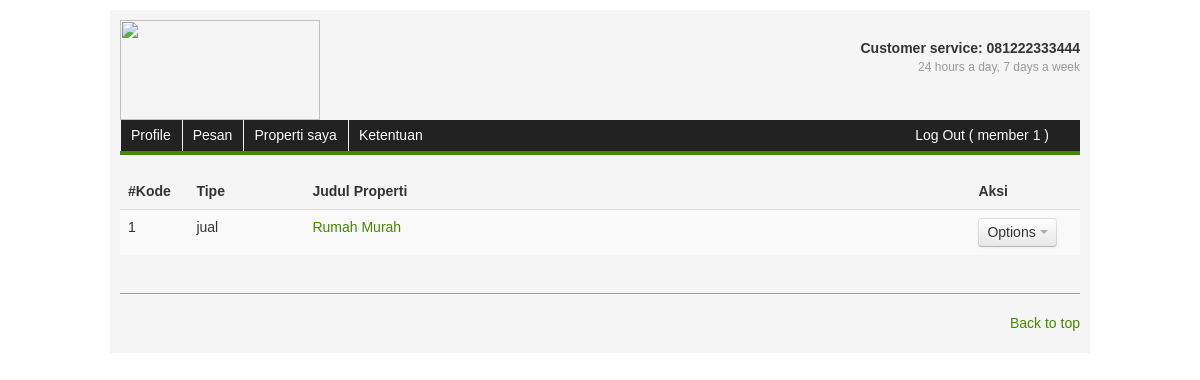
Screenshot of /member/bookmark (signed in) with the database file from the repository.
### tables this page shows
CREATE TABLE IF NOT EXISTS `tbl_config` (
  `item` varchar(50) DEFAULT NULL,
  `value` varchar(50) DEFAULT NULL
);

CREATE TABLE IF NOT EXISTS `tbl_bookmark` (
  `id` int(10) NOT NULL AUTO_INCREMENT,
  `id_listing` int(10) DEFAULT NULL,
  `id_member` int(10) DEFAULT NULL,
  PRIMARY KEY (`id`)
);

CREATE TABLE IF NOT EXISTS `tbl_listing` (
  `id` int(10) NOT NULL AUTO_INCREMENT,
  `jenis_iklan` enum('premium','gratis') DEFAULT 'gratis',
  `bukti_pembayaran` varchar(50) DEFAULT NULL,
  `bukti_pembayaran_status` enum('none','pending','ok','error') DEFAULT NULL,
  `tgl_pembayaran` date DEFAULT NULL,
  `premium_tgl_berakhir` date DEFAULT NULL,
  `id_member` smallint(6) DEFAULT NULL,
  `tgl_buat` datetime DEFAULT NULL,
  `is_verified` enum('Y','N') DEFAULT 'N',
  `tgl_terjual` datetime DEFAULT NULL,
  `last_edit` timestamp NULL DEFAULT CURRENT_TIMESTAMP ON UPDATE CURRENT_TIMESTAMP,
  `tipe_listing` enum('jual','sewa') DEFAULT 'jual',
  `id_tipe_properti` tinyint(4) DEFAULT NULL,
  `judul_listing` varchar(150) DEFAULT NULL,
  `lat` varchar(150) DEFAULT NULL,
  `lng` varchar(150) DEFAULT NULL,
  `deskripsi_listing` text,
  `provinsi` varchar(2) DEFAULT NULL,
  `kabupaten` varchar(4) DEFAULT NULL,
  `kecamatan` varchar(7) DEFAULT NULL,
  `alamat_lengkap` text,
  `tipe_harga` enum('nego','diminta','kisaran') DEFAULT 'diminta',
  `harga` double DEFAULT NULL,
  `satuan_harga` enum('ribu','juta','milyar') DEFAULT 'juta',
  `satuan_sebenarnya` double DEFAULT NULL,
  `id_jns_sertifikat` tinyint(4) DEFAULT NULL,
  `luas_bangunan` float DEFAULT '0' COMMENT 'meter persegi',
  `dimensi_bangunan` varchar(50) DEFAULT NULL COMMENT 'meter x meter',
  `luas_tanah` float DEFAULT '0' COMMENT 'meter persegi',
  `dimensi_tanah` varchar(50) DEFAULT NULL COMMENT 'meter x meter',
  `thn_pembangunan` smallint(6) DEFAULT NULL,
  `jml_kamar_tidur` tinyint(4) DEFAULT '0',
  `jml_kamar_pembantu` tinyint(4) DEFAULT '0',
  `jml_kamar_mandi` tinyint(4) DEFAULT '0',
  `jml_garasi` tinyint(4) DEFAULT '0',
  `jml_carport` tinyint(4) DEFAULT '0',
  `jml_saluran_telp` tinyint(4) DEFAULT '0',
  `jml_lantai` tinyint(4) DEFAULT '0',
  `kondisi` enum('takberperabot','sebagian','lengkap') DEFAULT 'takberperabot',
  `pasokan_listrik` varchar(50) DEFAULT NULL,
  `menghadap` enum('north','neast','nweast','east','weast','seast','sweast','south') DEFAULT NULL COMMENT 'menghadap(pintu depan)',
  `new_house` enum('Y','N') DEFAULT 'N',
  `has_sold` enum('Y','N') DEFAULT 'N',
  `total_dilihat` int(10) DEFAULT '0',
  `verification_code` varchar(50) DEFAULT NULL,
  PRIMARY KEY (`id`)
);

### jualrumah/views/member/bookmark.php (the view, shortened to what the rows shown need)
<div class="container">
	<div class="row">
		<div class="span12">
		   <?php if($bookmark_arr->num_rows() == 0): ?>
		    <div class="alert alert-error"><a class="close" data-dismiss="alert" href="#">x</a>
    	       Bookmark Kosong.
            </div>
            <?php for ($i=0; $i < 15 ; $i++) {
        		echo '<br>';
    		} ?>
		   <?php else:?>
			<table class="table table-hover table-striped" id="bookmark_table">
				<thead>
					<tr>
						<th>#Kode</th>
						<th style="width: 100px;">Tipe</th>
						<th style="width: 650px;">Judul Properti</th>
						<th>Aksi</th>
					</tr>
				</thead>
				<tbody>
				<?php foreach ($bookmark_arr->result() as $row){?>
					<tr id="row_<?php echo $row->id_bookmark;?>">
						<td><?php echo $row->id_listing;?></td>
						<td><?php echo $row->tipe;?></td>
						<td><a href="<?php echo base_url() .'property/show/'.$row->id_listing;?>" target="_blank"> <?php echo $row->judul;?> </a></td>
						<td>
							<div class="btn-group">
								<button class="btn dropdown-toggle" data-toggle="dropdown">
									Options <span class="caret"></span>
								</button>
							</div>
						</td>
					</tr>
				<?php }?>
				</tbody>
			</table>
			<?php endif;?>
		</div>
	</div>
</div>

### jualrumah/views/view_index.php (shortened to what the rows shown need)
<!DOCTYPE html PUBLIC "-//W3C//DTD XHTML 1.0 Transitional//EN" "http://www.w3.org/TR/xhtml1/DTD/xhtml1-transitional.dtd">
<html xmlns="http://www.w3.org/1999/xhtml">
   <head>
      <link id="switch_style" href="<?php echo base_url();?>assets/web/css/bootstrap.css" rel="stylesheet" />
      <link id="switch_style" href="<?php echo base_url();?>assets/web/css/real_estate.css" rel="stylesheet" />
      <link rel="stylesheet" href="<?php echo base_url()?>assets/web/js/jquery.aw-showcase/css/style.css" />
      <link rel="stylesheet" href="<?php echo base_url()?>assets/web/js/badger/badger.min.css" />
      <link rel="stylesheet" href="<?php echo base_url();?>assets/web/js/sticky/sticky.min.css" />
      <link rel="stylesheet" href="<?php echo base_url();?>assets/easy-autocomplete/easy-autocomplete.css" />
   </head>
   <body>
      <div class="container" style="background-color:#f5f5f5;padding:10px">
         <?php
            $cs_phone = get_setting('cs_phone');
            ?>
         <div class="row" style="height:100px">
            <div class="span4 logo">
               <a href="<?php echo base_url()?>">
                  <div class="row">
                     <div class="span1">
                        <img src="<?php echo base_url();?>uploads/logo.jpg" alt="" height="100" width="200"/>
                     </div>
                     <div class="span3">
                        <h1>
                           <small>Bursa Properti Online</small><br />
                        </h1>
                     </div>
                  </div>
               </a>
            </div>
            <div class="span4 customer_service pull-right text-right">
               <br />
               <h4>Customer service: <?php echo $cs_phone;?></h4>
               <h4>
                  <small>24 hours a day, 7 days a week</small>
               </h4>
            </div>
         </div>
         <div class="row">
            <div class="span12">
               <div class="navbar">
                  <div class="navbar-inner">
                     <div class="container">
                        <div class="nav-collapse">
                           <ul class="nav">
                              <?php if($this->session->userdata('sudah_login') == 1){ ?>
                                <li><a href="<?php echo base_url()?>member/profile/<?php echo $this->session->userdata('nama_lengkap')?>">Profile</a></li>
                                <li><a href="<?php echo base_url()?>member/message/<?php echo $this->session->userdata('nama_lengkap')?>">Pesan</a></li>
                                <li><a href="<?php echo base_url()?>member/listing/<?php echo $this->session->userdata('nama_lengkap')?>">Properti saya</a></li>
                                <li><a href="<?php echo base_url()?>conditions">Ketentuan</a></li>
                            <?php } ?>
                           </ul>
                           <ul class="nav pull-right">
                              <?php if($this->session->userdata('sudah_login') == 0):?>
                              <li class="dropdown">
                                 <a class="dropdown-toggle" href="#" data-toggle="dropdown">Daftar <strong class="caret"></strong></a>
                                 <div class="dropdown-menu">
                                    <form action="<?php echo base_url()?>signup" method="post" >
                                       <input type="email" name="email" placeholder="Email" size="30" />
                                       <input type="text" name="nama_depan" placeholder="Nama Depan" size="30" />
                                       <input type="text" name="nama_belakang" placeholder="Nama belakang" size="30" />
                                       <input type="text" name="no_telp" placeholder="No.Telp" size="30" />
                                       <input type="password" name="pass" placeholder="Password" size="30" />
                                       <input type="password" name="pass_confirm" placeholder="Ulangi" size="30" />
                                       <input class="btn btn-primary" type="submit" name="commit" value="Daftar" />
                                    </form>
                                 </div>
                              </li>
                              <li class="dropdown">
                                 <a class="dropdown-toggle" href="#" data-toggle="dropdown">Login <strong class="caret"></strong></a>
                                 <div class="dropdown-menu">
                                    <form action="<?php echo base_url()?>member/login" method="post">
                                       <input type="text" name="email" placeholder="Email" size="30" />
                                       <input type="password" name="password" placeholder="Password" size="30" />
                                       <input class="btn btn-primary" type="submit" name="commit" value="Login" />
                                    </form>
                                 </div>
                              </li>
                              <?php else:?>
                              <li><a href="<?php echo base_url()?>member/logout" class="first">Log Out ( <?php echo $this->session->userdata('nama_depan')?> )</a></li>
                              <?php endif;?>
                           </ul>
                        </div>
                     </div>
                  </div>
               </div>
            </div>
         </div>
         <?php      include $page_name . ".php";    ?>
         <footer>
            <hr />
            <p class="pull-right"><a href="#">Back to top</a></p>
         </footer>
      </div>
   </body>
</html>

### rows the page displays
tbl_config: value "081222333444"
tbl_bookmark: id_listing "1", id_listing.tipe_listing "jual", id_listing.judul_listing "Rumah Murah"

### other values shown
$this->session->userdata('nama_depan') "member 1"
